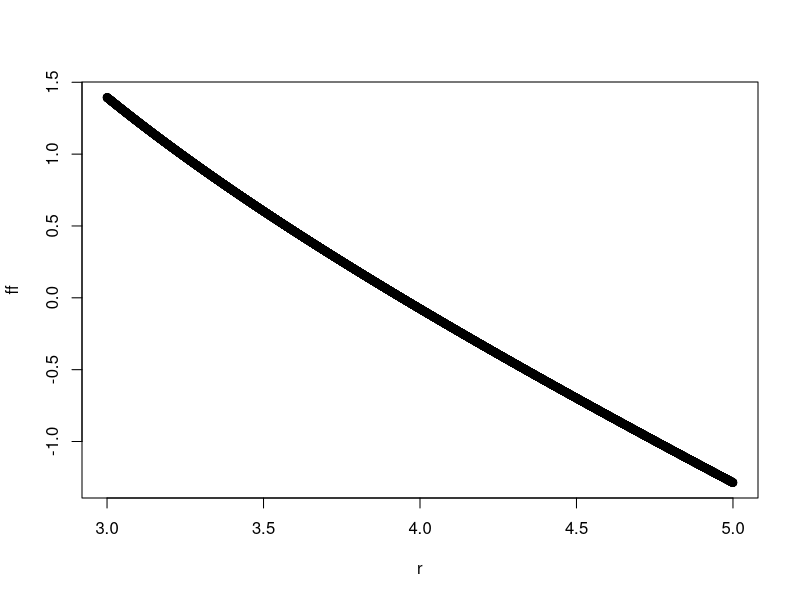
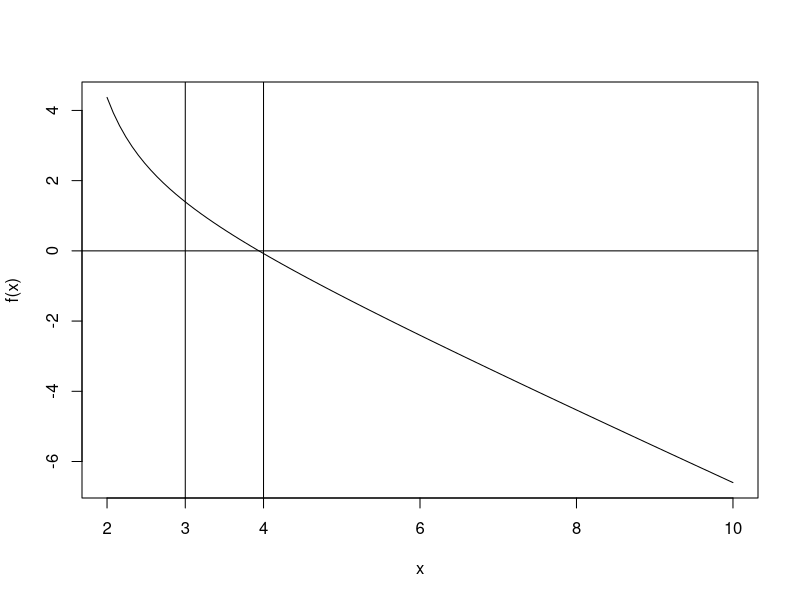
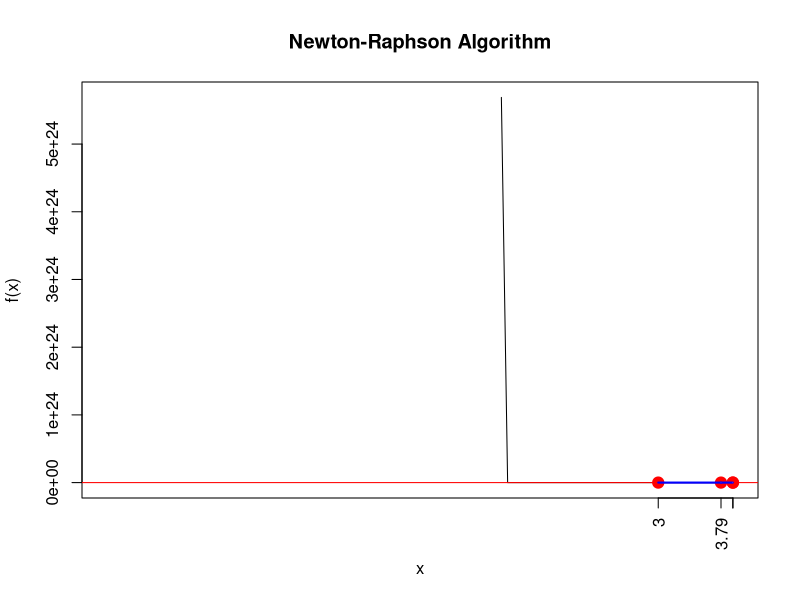

The R script that drew these images, in order:
f = function(x) 4*(qt(1-0.05/2,4*x-4)/2.2)^2 - x # x: f:x->0
g = function(x) qt(1-0.05/2, 4*x-4)
windows()

# possble r values

r = seq(3,5,length=10000)
ff=f(r)

plot(r,ff)
index=sum(ifelse(ff<0,0,1))
index
ff[index:(index+1)] # sign change

(r[index]+r[index+1])/2 # interpolation

windows()
curve(f,xlim=c(2,10))
abline(h=0,v=c(3,4))
axis(1,3,3)




mynewt=function(x0,delta=0.00001,f){
  graphics.off()
  windows()
  fdash=function(x) (f(x+delta)-f(x))/delta
  
  d=1000
  i=0
  x=c()
  y=c()
  x[1]=x0
  y[1]=f(x[1])
  while(d > delta & i<10000){
    i=i+1
    x[i+1]=x[i]-f(x[i])/fdash(x[i])
    y[i+1]=f(x[i+1])
    d=abs(y[i+1])
  }
  
  curve(f(x),xlim=range(c(range(x),-range(x))),xaxt="n", main="Newton-Raphson Algorithm")
  points(x,y,col="Red",pch=19,cex=1.5)
  axis(1,x,round(x,2),las=2)
  abline(h=0,col="Red")
  
  segments(x[1:(i-1)],y[1:(i-1)],x[2:i],rep(0,i-1),col="Blue",lwd=2)
  segments(x[2:i],rep(0,i-1),x[2:i],y[2:i],lwd=0.5,col="Pink")
  
  list(x=x,y=y)
}


mynewt(x0=3,delta=0.000001,f = f)


